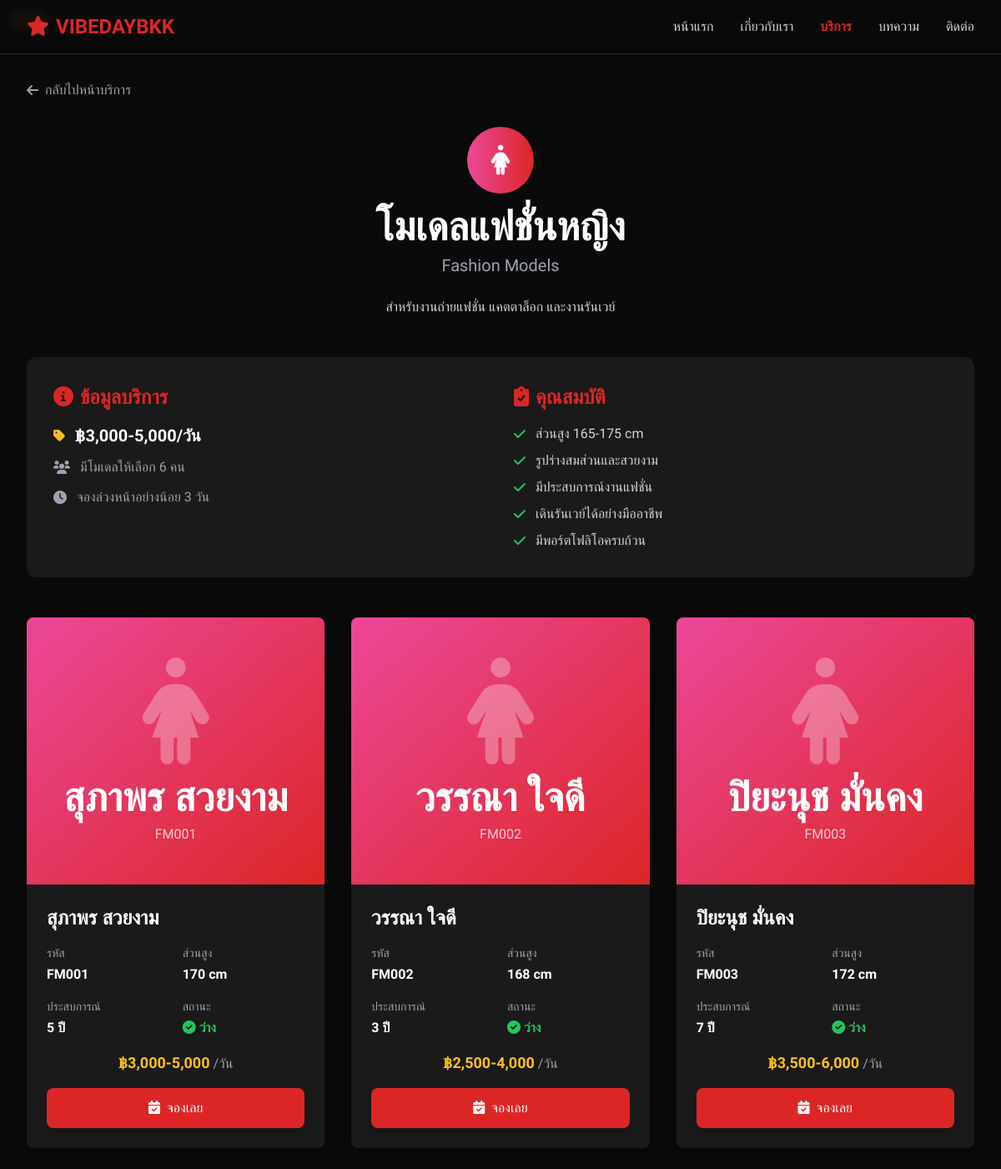
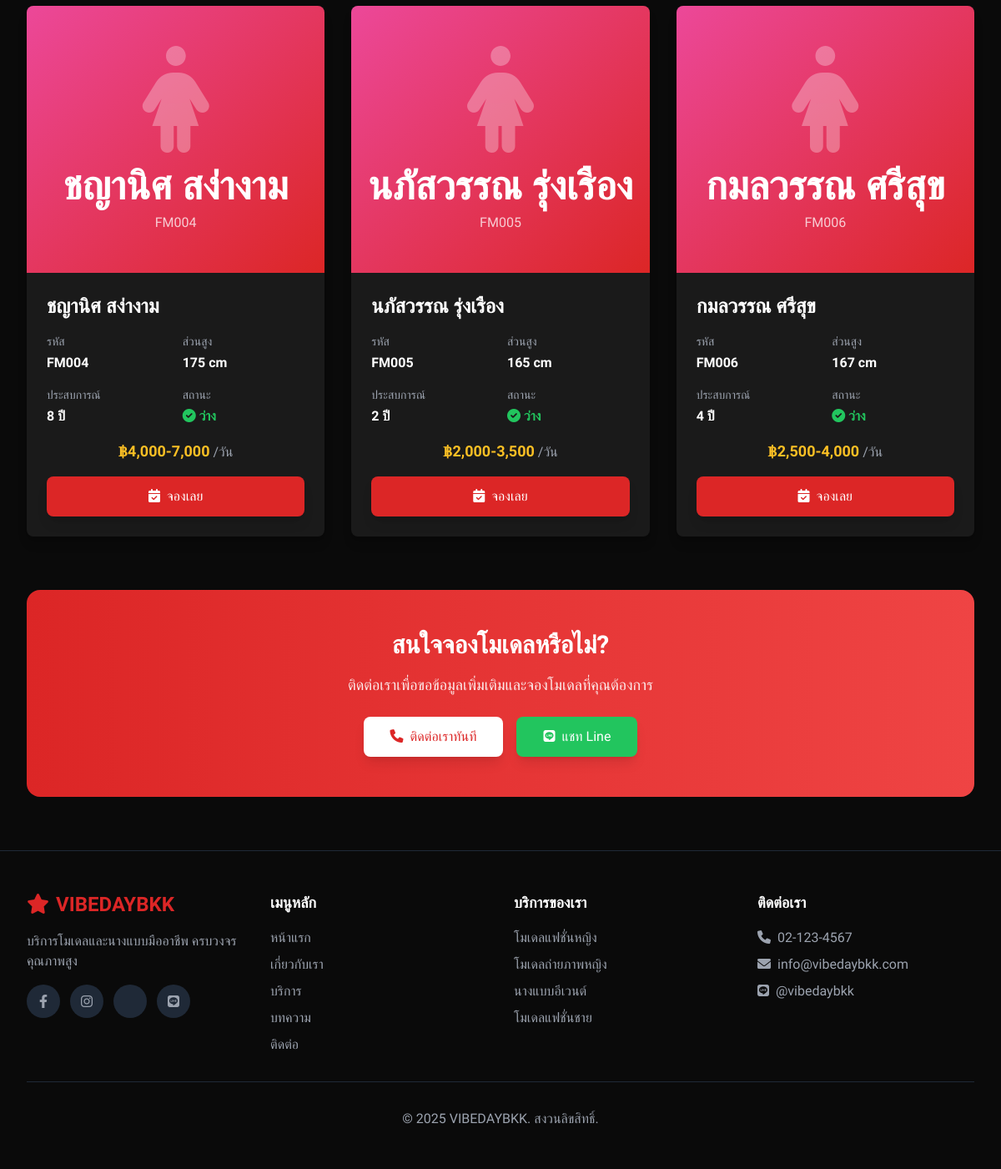
Screenshot of /services-detail.php?category=female-fashion with the database file from the repository (2 pictures, top to bottom).
### tables this page shows
CREATE TABLE IF NOT EXISTS categories (
    id INT AUTO_INCREMENT PRIMARY KEY,
    code VARCHAR(50) NOT NULL UNIQUE,
    name VARCHAR(100) NOT NULL,
    name_en VARCHAR(100),
    description TEXT,
    icon VARCHAR(50),
    color VARCHAR(50),
    gender ENUM('female', 'male', 'all') DEFAULT 'all',
    price_min DECIMAL(10,2),
    price_max DECIMAL(10,2),
    sort_order INT DEFAULT 0,
    status ENUM('active', 'inactive') DEFAULT 'active',
    created_at TIMESTAMP DEFAULT CURRENT_TIMESTAMP,
    updated_at TIMESTAMP DEFAULT CURRENT_TIMESTAMP ON UPDATE CURRENT_TIMESTAMP
);

CREATE TABLE IF NOT EXISTS model_requirements (
    id INT AUTO_INCREMENT PRIMARY KEY,
    category_id INT NOT NULL,
    requirement TEXT NOT NULL,
    sort_order INT DEFAULT 0,
    created_at TIMESTAMP DEFAULT CURRENT_TIMESTAMP,
    FOREIGN KEY (category_id) REFERENCES categories(id) ON DELETE CASCADE
);

CREATE TABLE IF NOT EXISTS models (
    id INT AUTO_INCREMENT PRIMARY KEY,
    category_id INT NOT NULL,
    code VARCHAR(50) NOT NULL UNIQUE,
    name VARCHAR(100) NOT NULL,
    name_en VARCHAR(100),
    description TEXT,
    price_min DECIMAL(10,2),
    price_max DECIMAL(10,2),
    height INT COMMENT 'ส่วนสูงในหน่วย cm',
    weight INT COMMENT 'น้ำหนักในหน่วย kg',
    bust INT COMMENT 'รอบอก (สำหรับหญิง)',
    waist INT COMMENT 'รอบเอว',
    hips INT COMMENT 'รอบสะโพก',
    experience_years INT DEFAULT 0,
    age INT,
    skin_tone VARCHAR(50),
    hair_color VARCHAR(50),
    eye_color VARCHAR(50),
    languages TEXT COMMENT 'ภาษาที่พูดได้',
    skills TEXT COMMENT 'ความสามารถพิเศษ',
    featured TINYINT(1) DEFAULT 0,
    status ENUM('available', 'busy', 'inactive') DEFAULT 'available',
    view_count INT DEFAULT 0,
    booking_count INT DEFAULT 0,
    rating DECIMAL(3,2) DEFAULT 0.00,
    sort_order INT DEFAULT 0,
    created_at TIMESTAMP DEFAULT CURRENT_TIMESTAMP,
    updated_at TIMESTAMP DEFAULT CURRENT_TIMESTAMP ON UPDATE CURRENT_TIMESTAMP,
    FOREIGN KEY (category_id) REFERENCES categories(id) ON DELETE CASCADE
);

### services-detail.php (the view, shortened to what the rows shown need)
<?php
require_once 'includes/config.php';
$category_code = clean_input($_GET['category'] ?? '');
$stmt = $pdo->prepare("SELECT * FROM categories WHERE code = ? AND status = 'active'");
$stmt->execute([$category_code]);
$category = $stmt->fetch();
$models = get_models_by_category($conn, $category['id'], 'available');
$requirements = db_get_rows($conn, "SELECT * FROM model_requirements WHERE category_id = {$category['id']} ORDER BY sort_order ASC");
?>
<!DOCTYPE html>
<html lang="th">
<head>
    <link href="https://cdnjs.cloudflare.com/ajax/libs/font-awesome/6.0.0/css/all.min.css" rel="stylesheet">
    <script src="https://cdn.tailwindcss.com"></script>
</head>
<body class="bg-dark text-white font-kanit">
    <section class="pt-24 pb-16 bg-dark">
        <div class="max-w-7xl mx-auto px-4 sm:px-6 lg:px-8">
            <div class="text-center mb-12">
                <div class="inline-block mb-4">
                    <div class="bg-gradient-to-r <?php echo $category['color']; ?> w-20 h-20 rounded-full flex items-center justify-center mx-auto">
                    </div>
                </div>
                <h1 class="text-4xl md:text-5xl font-bold mb-2"><?php echo $category['name']; ?></h1>
                <p class="text-xl text-gray-400 mb-6"><?php echo $category['name_en']; ?></p>
                <p class="text-gray-300 max-w-2xl mx-auto"><?php echo $category['description']; ?></p>
            </div>
            <div class="bg-dark-light rounded-xl p-8 mb-12">
                <div class="grid grid-cols-1 md:grid-cols-2 gap-8">
                    <div>
                        <div class="space-y-3">
                            <div class="flex items-center">
                                <i class="fas fa-tag text-accent mr-3"></i>
                                <span class="text-xl font-semibold">฿<?php echo number_format($category['price_min']); ?>-<?php echo number_format($category['price_max']); ?>/วัน</span>
                            </div>
                        </div>
                    </div>
                    <div>
                        <?php if (!empty($requirements)): ?>
                        <ul class="space-y-2">
                            <?php foreach ($requirements as $req): ?>
                            <li class="flex items-start">
                                <i class="fas fa-check text-green-500 mr-3 mt-1"></i>
                                <span class="text-gray-300"><?php echo $req['requirement']; ?></span>
                            </li>
                            <?php endforeach; ?>
                        </ul>
                        <?php endif; ?>
                    </div>
                </div>
            </div>
            <?php if (empty($models)): ?>
            <div class="text-center py-12 bg-dark-light rounded-xl">
                <i class="fas fa-user-slash fa-3x text-gray-600 mb-4"></i>
                <h3 class="text-2xl font-semibold mb-2">ยังไม่มีโมเดลในหมวดหมู่นี้</h3>
                <p class="text-gray-400 mb-6">กรุณาติดต่อเราเพื่อสอบถามข้อมูลเพิ่มเติม</p>
                <a href="index.php#contact" class="inline-block bg-red-primary hover:bg-red-light px-8 py-3 rounded-lg font-medium transition-all duration-300">
                    <i class="fas fa-phone mr-2"></i>ติดต่อเรา
                </a>
            </div>
            <?php else: ?>
            <div class="grid grid-cols-1 md:grid-cols-2 lg:grid-cols-3 gap-8 mb-16">
                <?php foreach ($models as $model):
                    $primary_img = get_primary_image($conn, $model['id']);
                ?>
                <div class="model-card bg-dark-light rounded-lg overflow-hidden shadow-lg">
                    <?php if ($model['featured']): ?>
                    <div class="model-badge"><span class="bg-accent text-dark text-xs font-bold px-2 py-1 rounded-full">แนะนำ</span></div>
                    <?php endif; ?>
                    <div class="model-image">
                        <?php if ($primary_img): ?>
                            <img src="<?php echo UPLOADS_URL . '/' . $primary_img['image_path']; ?>" alt="<?php echo $model['name']; ?>">
                        <?php else: ?>
                            <div class="h-80 bg-gradient-to-br <?php echo $category['color']; ?> flex flex-col items-center justify-center">
                                <i class="fas <?php echo $category['icon']; ?> text-9xl text-white opacity-30 mb-4"></i>
                                <div class="text-center">
                                    <div class="text-5xl font-bold text-white mb-2"><?php echo $model['name']; ?></div>
                                    <div class="text-white opacity-75"><?php echo $model['code']; ?></div>
                                </div>
                            </div>
                        <?php endif; ?>
                    </div>
                    <div class="p-6">
                        <h3 class="text-2xl font-semibold mb-4"><?php echo $model['name']; ?></h3>
                        <div class="grid grid-cols-2 gap-4 mb-4">
                            <div>
                                <div class="text-sm text-gray-400 mb-1">รหัส</div>
                                <div class="font-semibold"><?php echo $model['code']; ?></div>
                            </div>
                            <div>
                                <div class="text-sm text-gray-400 mb-1">ส่วนสูง</div>
                                <div class="font-semibold"><?php echo $model['height'] ? $model['height'] . ' cm' : '-'; ?></div>
                            </div>
                            <div>
                                <div class="text-sm text-gray-400 mb-1">ประสบการณ์</div>
                                <div class="font-semibold"><?php echo $model['experience_years'] ? $model['experience_years'] . ' ปี' : '-'; ?></div>
                            </div>
                            <div>
                                <div class="text-sm text-gray-400 mb-1">สถานะ</div>
                                <div class="text-green-500 font-semibold">
                                    <i class="fas fa-check-circle mr-1"></i><?php echo $model['status'] == 'available' ? 'ว่าง' : 'ไม่ว่าง'; ?>
                                </div>
                            </div>
                        </div>
                        <?php if ($model['price_min'] && $model['price_max']): ?>
                        <div class="mb-4 text-center">
                            <span class="text-accent text-lg font-bold">฿<?php echo number_format($model['price_min']); ?>-<?php echo number_format($model['price_max']); ?></span>
                            <span class="text-gray-400">/วัน</span>
                        </div>
                        <?php endif; ?>
                        <a href="index.php#contact" class="block w-full bg-red-primary hover:bg-red-light text-center py-3 rounded-lg font-medium transition-all duration-300 shadow-lg hover:shadow-xl">
                            <i class="fas fa-calendar-check mr-2"></i>จองเลย
                        </a>
                    </div>
                </div>
                <?php endforeach; ?>
            </div>
            <?php endif; ?>
        </div>
    </section>
    <footer class="bg-dark py-12 border-t border-gray-800">
        <div class="max-w-7xl mx-auto px-4 sm:px-6 lg:px-8">
            <div class="grid grid-cols-1 md:grid-cols-4 gap-8">
                <div>
                    <ul class="space-y-2">
                        <?php
                        $footer_cats = db_get_rows($conn, "SELECT * FROM categories WHERE status = 'active' ORDER BY sort_order LIMIT 4");
                        foreach ($footer_cats as $cat):
                        ?>
                        <li><a href="services-detail.php?category=<?php echo $cat['code']; ?>" class="text-gray-400 hover:text-red-primary transition-colors duration-300"><?php echo $cat['name']; ?></a></li>
                        <?php endforeach; ?>
                    </ul>
                </div>
            </div>
        </div>
    </footer>
</body>
</html>

### rows the page displays
categories: name "โมเดลแฟชั่นหญิง", name_en "Fashion Models", description "สำหรับงานถ่ายแฟชั่น แคตตาล็อก และงานรันเวย์", price_min "3,000", price_max "5,000"
model_requirements: requirement "ส่วนสูง 165-175 cm"
model_requirements: requirement "รูปร่างสมส่วนและสวยงาม"
model_requirements: requirement "มีประสบการณ์งานแฟชั่น"
model_requirements: requirement "เดินรันเวย์ได้อย่างมืออาชีพ"
model_requirements: requirement "มีพอร์ตโฟลิโอครบถ้วน"
models: name "สุภาพร สวยงาม", code "FM001", height "170", experience_years "5", status "ว่าง", price_min "3,000", price_max "5,000"
models: name "วรรณา ใจดี", code "FM002", height "168", experience_years "3", status "ว่าง", price_min "2,500", price_max "4,000"
models: name "ปิยะนุช มั่นคง", code "FM003", height "172", experience_years "7", status "ว่าง", price_min "3,500", price_max "6,000"
models: name "ชญานิศ สง่างาม", code "FM004", height "175", experience_years "8", status "ว่าง", price_min "4,000", price_max "7,000"
models: name "นภัสวรรณ รุ่งเรือง", code "FM005", height "165", experience_years "2", status "ว่าง", price_min "2,000", price_max "3,500"
models: name "กมลวรรณ ศรีสุข", code "FM006", height "167", experience_years "4", status "ว่าง", price_min "2,500", price_max "4,000"
categories: name "โมเดลถ่ายภาพหญิง"
categories: name "นางแบบอีเวนต์"
categories: name "โมเดลแฟชั่นชาย"

### other values shown
$logo_text "VIBEDAYBKK VIBEDAYBKK"
$model_count "6"
$settings['booking_advance_days'] "3"
$settings['site_phone'] "02-123-4567"
$settings['site_email'] "info@vibedaybkk.com"
$settings['site_line'] "@vibedaybkk"
